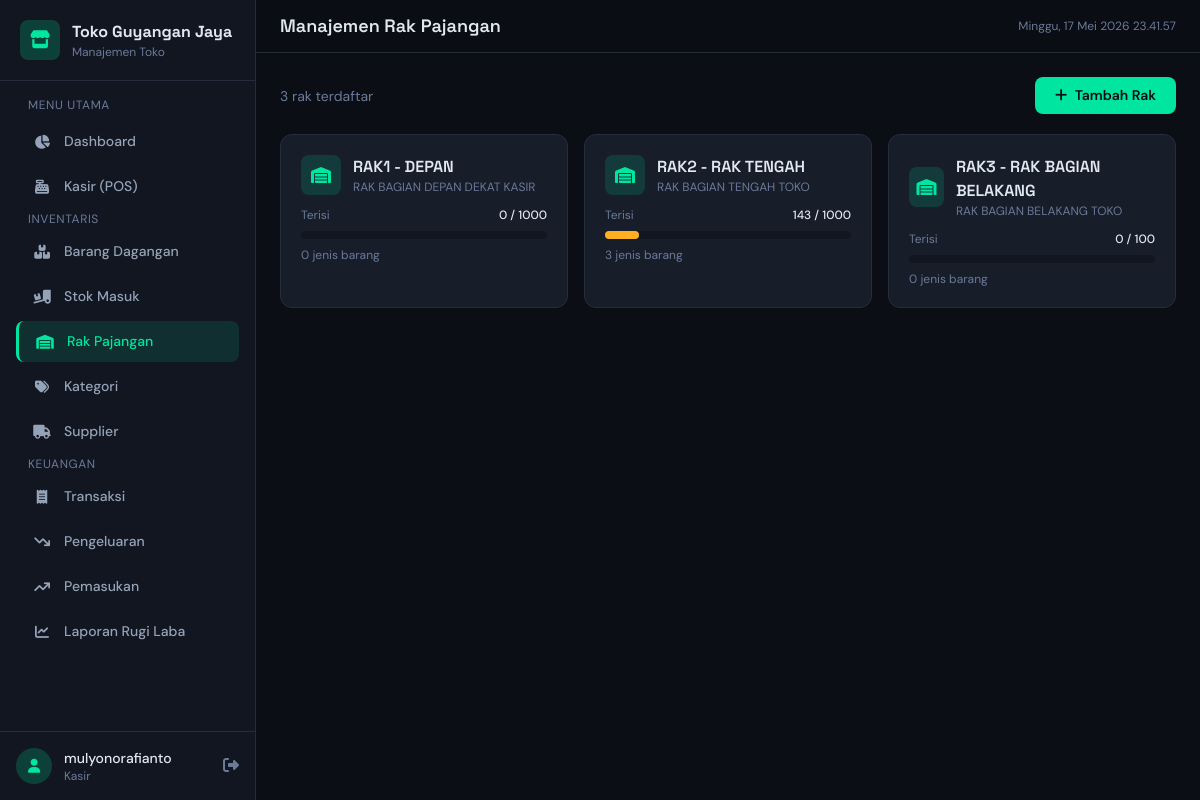
The page /shelves/ (signed in) on the database its author committed.
### store/models.py (models this page shows, shortened)
class Shelf(models.Model):
    name = models.CharField('Nama Rak', max_length=100)
    location = models.CharField('Lokasi Rak', max_length=200, help_text='Contoh: Area depan kiri, Rak nomor 3')
    description = models.TextField('Deskripsi', blank=True, null=True)
    capacity = models.PositiveIntegerField('Kapasitas (unit)', default=100)
    created_at = models.DateTimeField(auto_now_add=True)
    updated_at = models.DateTimeField(auto_now=True)
    class Meta:
        verbose_name = 'Rak'
        verbose_name_plural = 'Rak'
        ordering = ['name']
    @property
    def total_stock(self):
        return sum(sp.quantity for sp in self.shelf_products.all())
    @property
    def is_full(self):
        return self.total_stock >= self.capacity

class ShelfProduct(models.Model):
    product = models.ForeignKey(Product, on_delete=models.CASCADE,
                                 verbose_name='Barang', related_name='shelf_placements')
    shelf = models.ForeignKey(Shelf, on_delete=models.CASCADE,
                               verbose_name='Rak', related_name='shelf_products')
    quantity = models.PositiveIntegerField('Jumlah', default=0)
    created_at = models.DateTimeField(auto_now_add=True)
    updated_at = models.DateTimeField(auto_now=True)
    class Meta:
        verbose_name = 'Penempatan Rak'
        verbose_name_plural = 'Penempatan Rak'
        unique_together = ['product', 'shelf']

### store/views.py (the view)
# urls.py: path('shelves/', views.shelf_list, name='shelf_list'),
@login_required
def shelf_list(request):
    shelves = Shelf.objects.all()
    return render(request, 'store/shelf_list.html', {'shelves': shelves})

### store/templates/store/shelf_list.html (shortened to what this page needs)
{% extends 'store/base.html' %}
{% block nav_shelves %}active{% endblock %}
{% block page_title %}Manajemen Rak Pajangan{% endblock %}
{% block content %}
<div class="flex justify-between items-center mb-5">
    <p class="text-sm text-muted">{{ shelves|length }} rak terdaftar</p>
    <a href="{% url 'store:shelf_create' %}" class="btn-primary"><i class="fas fa-plus mr-1"></i> Tambah Rak</a>
</div>
<div class="grid grid-cols-1 sm:grid-cols-2 lg:grid-cols-3 xl:grid-cols-4 gap-4">
    {% for shelf in shelves %}
    <a href="{% url 'store:shelf_detail' shelf.pk %}" class="stat-card block">
        <div class="flex items-center gap-3 mb-3">
            <div class="w-10 h-10 rounded-lg bg-accent/15 flex items-center justify-center">
                <i class="fas fa-warehouse text-accent"></i>
            </div>
            <div>
                <h4 class="font-display font-semibold text-fg">{{ shelf.name }}</h4>
                <p class="text-xs text-muted">{{ shelf.location }}</p>
            </div>
        </div>
        <div class="flex justify-between text-xs mb-2">
            <span class="text-muted">Terisi</span>
            <span class="text-fg font-medium">{{ shelf.total_stock }} / {{ shelf.capacity }}</span>
        </div>
        <div class="w-full bg-surface rounded-full h-2">
            <div class="h-full rounded-full {% if shelf.is_full %}bg-danger{% elif shelf.total_stock > shelf.capacity|divisibleby:2 %}bg-warning{% else %}bg-accent{% endif %} transition-all"
                 style="width: {% widthratio shelf.total_stock shelf.capacity 100 %}%"></div>
        </div>
        <p class="text-xs text-muted mt-2">{{ shelf.shelf_products.count }} jenis barang</p>
    </a>
    {% empty %}
    <div class="col-span-full text-center py-12 text-muted">
        <i class="fas fa-warehouse text-3xl mb-3 block"></i>Belum ada rak terdaftar
    </div>
    {% endfor %}
</div>
{% endblock %}

### store/templates/store/base.html (shortened to what this page needs)
{% load static %}
<!DOCTYPE html>
<html lang="id">
<head>
    <script src="https://cdn.tailwindcss.com"></script>
    <link rel="stylesheet" href="https://cdnjs.cloudflare.com/ajax/libs/font-awesome/6.5.0/css/all.min.css">
</head>
<body class="min-h-screen">
    <aside class="sidebar fixed left-0 top-0 h-full w-64 bg-surface border-r border-border flex flex-col z-50 lg:translate-x-0" id="sidebar">
        <div class="p-5 border-b border-border">
            <div class="flex items-center gap-3">
                <div class="w-10 h-10 rounded-lg bg-accent/20 flex items-center justify-center">
                    <i class="fas fa-store text-accent text-lg"></i>
                </div>
                <div>
                    <h1 class="text-base font-display font-bold text-fg">Toko Guyangan Jaya</h1>
                    <p class="text-xs text-muted">Manajemen Toko</p>
                </div>
            </div>
        </div>
        <nav class="flex-1 overflow-y-auto p-4 space-y-1">
            <p class="text-xs text-muted uppercase tracking-wider mb-2 px-3">Menu Utama</p>
            <a href="{% url 'store:dashboard' %}" class="sidebar-link {% block nav_dashboard %}{% endblock %}">
                <i class="fas fa-chart-pie"></i> Dashboard
            </a>
            <a href="{% url 'store:pos' %}" class="sidebar-link {% block nav_pos %}{% endblock %}">
                <i class="fas fa-cash-register"></i> Kasir (POS)
            </a>
            <p class="text-xs text-muted uppercase tracking-wider mt-5 mb-2 px-3">Inventaris</p>
            <a href="{% url 'store:product_list' %}" class="sidebar-link {% block nav_products %}{% endblock %}">
                <i class="fas fa-boxes-stacked"></i> Barang Dagangan
            </a>
            <a href="{% url 'store:stockin_list' %}" class="sidebar-link {% block nav_stockin %}{% endblock %}">
                <i class="fas fa-truck-ramp-box"></i> Stok Masuk
            </a>
            <a href="{% url 'store:shelf_list' %}" class="sidebar-link {% block nav_shelves %}{% endblock %}">
                <i class="fas fa-warehouse"></i> Rak Pajangan
            </a>
            <a href="{% url 'store:category_list' %}" class="sidebar-link {% block nav_categories %}{% endblock %}">
                <i class="fas fa-tags"></i> Kategori
            </a>
            <a href="{% url 'store:supplier_list' %}" class="sidebar-link {% block nav_suppliers %}{% endblock %}">
                <i class="fas fa-truck"></i> Supplier
            </a>
            <p class="text-xs text-muted uppercase tracking-wider mt-5 mb-2 px-3">Keuangan</p>
            <a href="{% url 'store:transaction_list' %}" class="sidebar-link {% block nav_transactions %}{% endblock %}">
                <i class="fas fa-receipt"></i> Transaksi
            </a>
            <a href="{% url 'store:expense_list' %}" class="sidebar-link {% block nav_expenses %}{% endblock %}">
                <i class="fas fa-arrow-trend-down"></i> Pengeluaran
            </a>
            <a href="{% url 'store:income_list' %}" class="sidebar-link {% block nav_incomes %}{% endblock %}">
                <i class="fas fa-arrow-trend-up"></i> Pemasukan
            </a>
            <a href="{% url 'store:report' %}" class="sidebar-link {% block nav_reports %}{% endblock %}">
                <i class="fas fa-chart-line"></i> Laporan Rugi Laba
            </a>
        </nav>
        <div class="p-4 border-t border-border">
            <div class="flex items-center gap-3">
                <div class="w-9 h-9 rounded-full bg-accent/20 flex items-center justify-center">
                    <i class="fas fa-user text-accent text-sm"></i>
                </div>
                <div class="flex-1 min-w-0">
                    <p class="text-sm font-medium text-fg truncate">{{ request.user.username }}</p>
                    <p class="text-xs text-muted">Kasir</p>
                </div>
                <form method="post" action="{% url 'logout' %}" class="inline">
                    <button type="submit" class="text-muted hover:text-danger transition-colors cursor-pointer" title="Keluar">
                        <i class="fas fa-right-from-bracket"></i>
                    </button>
                </form>
            </div>
        </div>
    </aside>
    <main class="lg:ml-64 min-h-screen">
        <header class="sticky top-0 z-30 bg-bg/80 backdrop-blur-xl border-b border-border px-4 lg:px-6 py-3">
            <div class="flex items-center justify-between">
                <div class="flex items-center gap-3">
                    <h2 class="text-lg font-display font-semibold text-fg">{% block page_title %}{% endblock %}</h2>
                </div>
                <div class="flex items-center gap-3">
                    <span class="text-xs text-muted" id="currentTime"></span>
                </div>
            </div>
        </header>
        <div class="p-4 lg:p-6 animate-fade-in">
            {% block content %}{% endblock %}
        </div>
    </main>
</body>
</html>

### store/templates/store/base.html (style rules this page uses)
* { box-sizing: border-box; }
body { font-family: 'DM Sans', sans-serif; background: #0B0E14; color: #E2E8F0; }
h1, h2, h3, h4, h5, h6 { font-family: 'Space Grotesk', sans-serif; }
.sidebar-link { display: flex; align-items: center; gap: 0.75rem; padding: 0.625rem 1rem; border-radius: 0.5rem; color: #94A3B8; transition: all 0.2s; font-size: 0.875rem; font-weight: 500; }
.sidebar-link.active { background: rgba(0,229,160,0.12); color: #00E5A0; border-left: 3px solid #00E5A0; }
.sidebar-link i { width: 20px; text-align: center; }
.stat-card { background: #181D2A; border: 1px solid #252D3D; border-radius: 0.75rem; padding: 1.25rem; transition: all 0.3s; }
.btn-primary { background: #00E5A0; color: #0B0E14; font-weight: 600; padding: 0.5rem 1.25rem; border-radius: 0.5rem; transition: all 0.2s; font-size: 0.875rem; }
.animate-fade-in { animation: fadeIn 0.4s ease-out; }

### rows shown on the page
Shelf: name "RAK1 - DEPAN", location "RAK BAGIAN DEPAN DEKAT KASIR", total_stock "0", capacity "1000", shelf_products.count "0"
Shelf: name "RAK2 - RAK TENGAH", location "RAK BAGIAN TENGAH TOKO", total_stock "143", capacity "1000", shelf_products.count "3"
Shelf: name "RAK3 - RAK BAGIAN BELAKANG", location "RAK BAGIAN BELAKANG TOKO", total_stock "0", capacity "100", shelf_products.count "0"

### other values the page prints
{{ request.user.username }} "mulyonorafianto"
{{ shelves|length }} "3"
